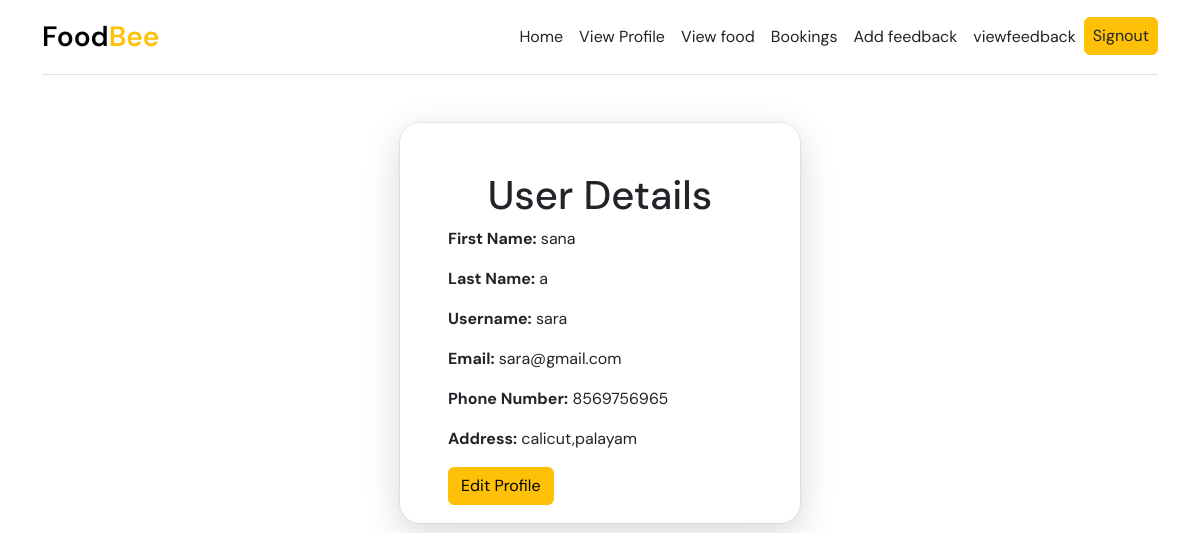
Page /view_profile/ (signed in) on the committed database.
### users/models.py (models this page shows, shortened)
class UserProfile(models.Model):
    user = models.OneToOneField(User, on_delete=models.CASCADE,related_name='profile',null=True,blank=True)
    first_name = models.CharField(max_length=100)
    last_name = models.CharField(max_length=100)
    phone_number = models.CharField(max_length=15)
    address = models.TextField()
    email = models.EmailField()

### users/views.py (the view)
# urls.py: path('view_profile/',views.view_profile,name='view_profile'),
@login_required
def view_profile(request):
    user_profile = UserProfile.objects.get(user=request.user)
    return render(request, 'user/view_profile.html', {'user_profile': user_profile})

### templates/user/view_profile.html
{% extends "user/viewpage.html" %}
{% load static %}
{% block content %}
<div class="container col-md-4 p-5 mx-auto justify-content-center align-items-center py-5 my-5 mt-5 mb-5" style="height: 400px; box-shadow: rgba(0, 0, 0, 0.16) 0px 10px 36px 0px, rgba(0, 0, 0, 0.06) 0px 0px 0px 1px; border-radius: 20px;">
    <h1 class="text-center">User Details</h1>
  <p><strong>First Name:</strong> {{ user_profile.first_name }}</p>
  <p><strong>Last Name:</strong> {{ user_profile.last_name }}</p>
  <p><strong>Username:</strong> {{ user_profile.user.username }}</p>
  <p><strong>Email:</strong> {{ user_profile.user.email }}</p>
  <p><strong>Phone Number:</strong> {{ user_profile.phone_number }}</p>
  <p><strong>Address:</strong> {{ user_profile.address }}</p>
<a href="{% url 'edit_profile' user_profile.user.id %}" class="btn btn-warning">Edit Profile</a>
</div>
{% endblock %}

### templates/user/viewpage.html (style rules this page uses)
body { font-family: "DM Sans"; }

### rows in the picture
UserProfile: first_name "sana", last_name "a", user.username "sara", user.email "sara@gmail.com", phone_number "8569756965", address "calicut,palayam"
